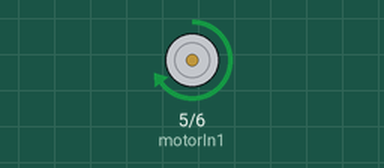
This sketch was run on a simulated Arduino Uno, built with avr-gcc and run on an emulated ATmega328P. Shown: motor-driver pin pairs drawn as motors (green arrow = first pin HIGH = forward, orange = second pin HIGH = backward, longer = more drive).

Above: at 0.07 s.
Timing chart, 0 to 3.0 s (numbered marks = the images above):
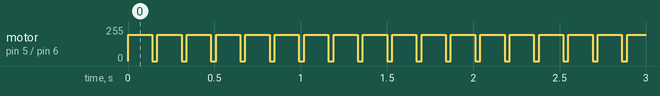

Measured:
- by itself, motor on pin 5 (motorIn1) / pin 6 (motorIn2): alternates forward 196/255 for 0.14 s and stopped for 0.03 s

The sketch:

abstest0523.ino
```cpp
const int motorIn1=5;
const int motorIn2=6;

void setup()
{
  pinMode(motorIn1,OUTPUT);
  pinMode(motorIn2,OUTPUT);
}
void loop()
{
  for(int i=196; i<256 ; i+=60)
  {
    analogWrite(motorIn1,i);
    analogWrite(motorIn2,0);
    delay(140);
  }
analogWrite(motorIn1,0);
analogWrite(motorIn2,0);
delay(30);
}
```
